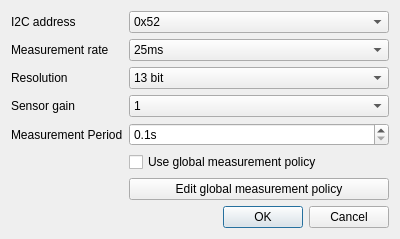
<?xml version="1.0" encoding="UTF-8"?>
<ui version="4.0">
 <class>SensorAPDS9306_065Dialog</class>
 <widget class="QDialog" name="SensorAPDS9306_065Dialog">
  <property name="geometry">
   <rect>
    <x>0</x>
    <y>0</y>
    <width>400</width>
    <height>238</height>
   </rect>
  </property>
  <property name="windowTitle">
   <string>Dialog</string>
  </property>
  <layout class="QFormLayout" name="formLayout">
   <item row="0" column="0">
    <widget class="QLabel" name="addressLabel">
     <property name="text">
      <string>I2C address</string>
     </property>
    </widget>
   </item>
   <item row="0" column="1">
    <widget class="QComboBox" name="addressBox">
     <item>
      <property name="text">
       <string>0x52</string>
      </property>
     </item>
    </widget>
   </item>
   <item row="1" column="0">
    <widget class="QLabel" name="rateLabel">
     <property name="text">
      <string>Measurement rate</string>
     </property>
    </widget>
   </item>
   <item row="1" column="1">
    <widget class="QComboBox" name="rateBox">
     <item>
      <property name="text">
       <string>25ms</string>
      </property>
     </item>
     <item>
      <property name="text">
       <string>50ms</string>
      </property>
     </item>
     <item>
      <property name="text">
       <string>100ms</string>
      </property>
     </item>
     <item>
      <property name="text">
       <string>200ms</string>
      </property>
     </item>
     <item>
      <property name="text">
       <string>500ms</string>
      </property>
     </item>
     <item>
      <property name="text">
       <string>1000ms</string>
      </property>
     </item>
     <item>
      <property name="text">
       <string>2000ms</string>
      </property>
     </item>
    </widget>
   </item>
   <item row="2" column="0">
    <widget class="QLabel" name="resolutionLabel">
     <property name="text">
      <string>Resolution</string>
     </property>
    </widget>
   </item>
   <item row="2" column="1">
    <widget class="QComboBox" name="resolutionBox">
     <item>
      <property name="text">
       <string>13 bit</string>
      </property>
     </item>
     <item>
      <property name="text">
       <string>16 bit</string>
      </property>
     </item>
     <item>
      <property name="text">
       <string>17 bit</string>
      </property>
     </item>
     <item>
      <property name="text">
       <string>18 bit</string>
      </property>
     </item>
     <item>
      <property name="text">
       <string>19 bit</string>
      </property>
     </item>
     <item>
      <property name="text">
       <string>20 bit</string>
      </property>
     </item>
    </widget>
   </item>
   <item row="3" column="0">
    <widget class="QLabel" name="gainLabel">
     <property name="text">
      <string>Sensor gain</string>
     </property>
    </widget>
   </item>
   <item row="3" column="1">
    <widget class="QComboBox" name="gainBox">
     <item>
      <property name="text">
       <string>1</string>
      </property>
     </item>
     <item>
      <property name="text">
       <string>3</string>
      </property>
     </item>
     <item>
      <property name="text">
       <string>6</string>
      </property>
     </item>
     <item>
      <property name="text">
       <string>9</string>
      </property>
     </item>
     <item>
      <property name="text">
       <string>18</string>
      </property>
     </item>
    </widget>
   </item>
   <item row="8" column="0" colspan="2">
    <widget class="QDialogButtonBox" name="confirmBox">
     <property name="orientation">
      <enum>Qt::Horizontal</enum>
     </property>
     <property name="standardButtons">
      <set>QDialogButtonBox::Cancel|QDialogButtonBox::Ok</set>
     </property>
    </widget>
   </item>
   <item row="4" column="0">
    <widget class="QLabel" name="periodLabel">
     <property name="text">
      <string>Measurement Period</string>
     </property>
    </widget>
   </item>
   <item row="6" column="1">
    <widget class="QCheckBox" name="periodPolicyBox">
     <property name="text">
      <string>Use global measurement policy</string>
     </property>
    </widget>
   </item>
   <item row="7" column="1">
    <widget class="QPushButton" name="gperiodButton">
     <property name="text">
      <string>Edit global measurement policy</string>
     </property>
    </widget>
   </item>
   <item row="4" column="1">
    <widget class="QDoubleSpinBox" name="periodBox">
     <property name="suffix">
      <string notr="true">s</string>
     </property>
     <property name="decimals">
      <number>1</number>
     </property>
     <property name="minimum">
      <double>0.100000000000000</double>
     </property>
     <property name="maximum">
      <double>6553.600000000000364</double>
     </property>
     <property name="singleStep">
      <double>0.100000000000000</double>
     </property>
    </widget>
   </item>
  </layout>
 </widget>
 <resources/>
 <connections>
  <connection>
   <sender>confirmBox</sender>
   <signal>accepted()</signal>
   <receiver>SensorAPDS9306_065Dialog</receiver>
   <slot>accept()</slot>
   <hints>
    <hint type="sourcelabel">
     <x>248</x>
     <y>254</y>
    </hint>
    <hint type="destinationlabel">
     <x>157</x>
     <y>274</y>
    </hint>
   </hints>
  </connection>
  <connection>
   <sender>confirmBox</sender>
   <signal>rejected()</signal>
   <receiver>SensorAPDS9306_065Dialog</receiver>
   <slot>reject()</slot>
   <hints>
    <hint type="sourcelabel">
     <x>316</x>
     <y>260</y>
    </hint>
    <hint type="destinationlabel">
     <x>286</x>
     <y>274</y>
    </hint>
   </hints>
  </connection>
 </connections>
</ui>
